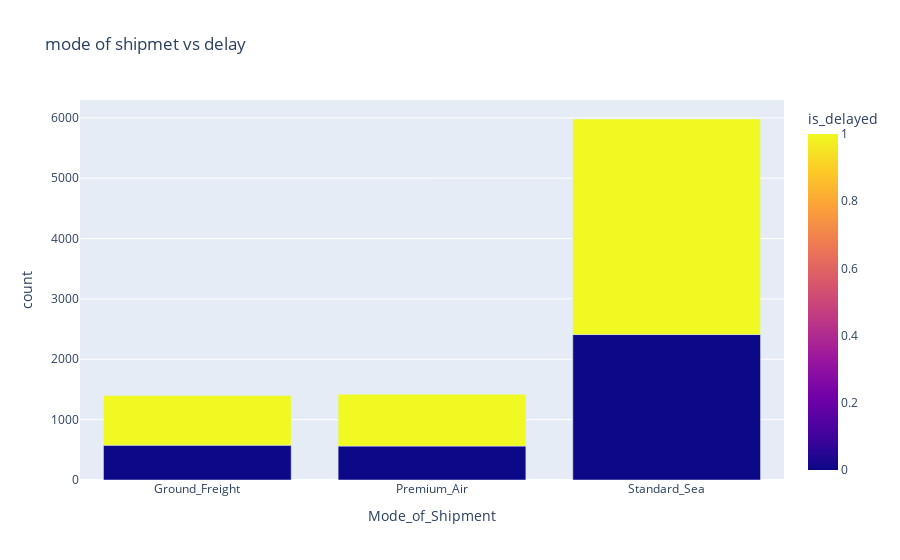

Notebook code cell kept with this figure:
### Markdown cell above
#####  As shown in the figure above, the bar chart represents the is_delayed column and the average number of customer inquiries for both delayed and on-time shipments. From this visualization, we can observe that customer inquiries are not always high just because a shipment is delayed.

##### This suggests that there may be other factors contributing to increased customer support requests, beyond shipment delays. Identifying these factors can help the company improve customer service and support, ensuring that customers’ questions and concerns are addressed more efficiently

### Code cell
counts = df.groupby(["Mode_of_Shipment", 'is_delayed']).size().reset_index(name='count')
fig = px.bar(counts, x='Mode_of_Shipment', y='count', color='is_delayed',
                 barmode='group',
                 title=f"mode of shipmet vs delay")
fig.show()

### Figure 1 — Plotly figure (JSON) as saved in the notebook; plotly's stock layout.template omitted (floating-point values rounded to 4 significant figures)
{"data": [{"alignmentgroup": "True", "hovertemplate": "Mode_of_Shipment=%{x}<br>count=%{y}<br>is_delayed=%{marker.color}<extra></extra>", "legendgroup": "", "marker": {"color": [0, 1, 0, 1, 0, 1], "coloraxis": "coloraxis", "pattern": {"shape": ""}}, "name": "", "offsetgroup": "", "orientation": "v", "showlegend": false, "textposition": "auto", "type": "bar", "x": ["Ground_Freight", "Ground_Freight", "Premium_Air", "Premium_Air", "Standard_Sea", "Standard_Sea"], "xaxis": "x", "y": [577, 821, 562, 858, 2410, 3571], "yaxis": "y"}], "layout": {"barmode": "group", "coloraxis": {"colorbar": {"title": {"text": "is_delayed"}}, "colorscale": [[0, "#0d0887"], [0.1111, "#46039f"], [0.2222, "#7201a8"], [0.3333, "#9c179e"], [0.4444, "#bd3786"], [0.5556, "#d8576b"], [0.6667, "#ed7953"], [0.7778, "#fb9f3a"], [0.8889, "#fdca26"], [1, "#f0f921"]]}, "legend": {"tracegroupgap": 0}, "title": {"text": "mode of shipmet vs delay"}, "xaxis": {"anchor": "y", "domain": [0, 1], "title": {"text": "Mode_of_Shipment"}}, "yaxis": {"anchor": "x", "domain": [0, 1], "title": {"text": "count"}}}}
